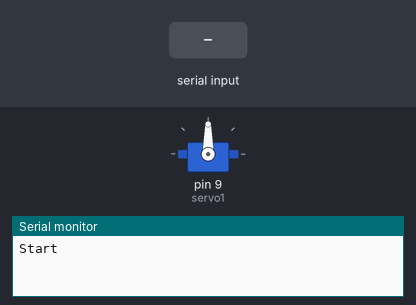
This sketch was run on a simulated Arduino Uno, built with avr-gcc and run on an emulated ATmega328P. On the bench: servo, the last lines printed to the serial monitor. The inputs (shaded band) are chosen by the test bench.

Above: at 1.2 s.
1.3 s: "y" received over Serial
At 2.1 s:
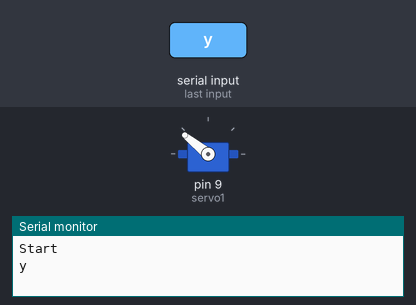
2.9 s: "p" received over Serial
At 3.3 s:
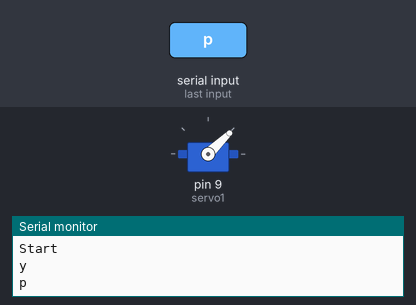
4.5 s: "n" received over Serial
At 5.7 s:
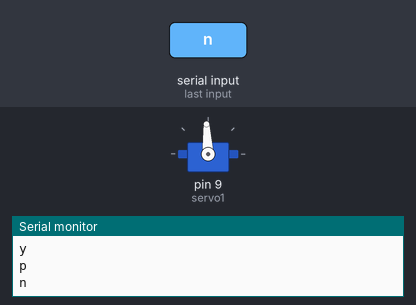
Timing chart, 0 to 7.5 s (numbered marks = the images above; inputs shaded):
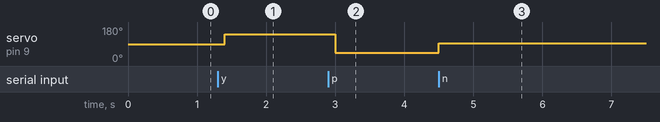

Measured:
- after the input at 1.3 s, servo on pin 9 (servo1): 90° → 141° after 0.10 s
- after the input at 2.9 s, servo on pin 9 (servo1): 141° → 44° after 0.10 s
- after the input at 4.5 s, servo on pin 9 (servo1): 44° → 93° at once

The sketch:

sevopy.ino
```cpp
#include <Servo.h>

Servo servo1;
void setup()
{
  Serial.begin(9600);
  Serial.println("Start");
  servo1.attach(9);
}
void loop()
{
  if(Serial.available())
  {
    char check = Serial.read();
    Serial.println(check);
    if (check == 'y')
    {
      servo1.writeMicroseconds(2000);
    }
    else if (check == 'n')
    {
      servo1.writeMicroseconds(1500);
    }
    else if (check == 'p')
    {
      servo1.writeMicroseconds(1000);
    }
  }
  delay(100);
}
```
